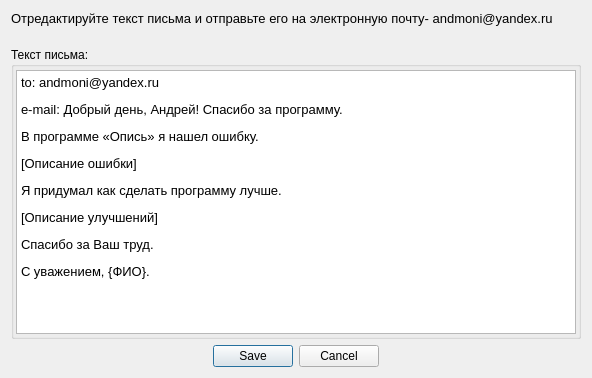
<?xml version="1.0" encoding="UTF-8"?>
<ui version="4.0">
 <class>DialogSendDevMail</class>
 <widget class="QDialog" name="DialogSendDevMail">
  <property name="windowModality">
   <enum>Qt::ApplicationModal</enum>
  </property>
  <property name="geometry">
   <rect>
    <x>0</x>
    <y>0</y>
    <width>592</width>
    <height>378</height>
   </rect>
  </property>
  <property name="windowTitle">
   <string>Письмо для разработчика</string>
  </property>
  <layout class="QVBoxLayout" name="verticalLayout">
   <item>
    <widget class="QLabel" name="label">
     <property name="font">
      <font>
       <pointsize>10</pointsize>
      </font>
     </property>
     <property name="text">
      <string>Отредактируйте текст письма и отправьте его на электронную почту- andmoni@yandex.ru
                        </string>
     </property>
    </widget>
   </item>
   <item>
    <widget class="QGroupBox" name="groupBox">
     <property name="toolTip">
      <string>Напишите текст письма для меня</string>
     </property>
     <property name="title">
      <string>Текст письма:</string>
     </property>
     <layout class="QVBoxLayout" name="verticalLayout_2">
      <property name="spacing">
       <number>6</number>
      </property>
      <property name="leftMargin">
       <number>2</number>
      </property>
      <property name="topMargin">
       <number>3</number>
      </property>
      <property name="rightMargin">
       <number>2</number>
      </property>
      <property name="bottomMargin">
       <number>2</number>
      </property>
      <item>
       <widget class="QTextEdit" name="textEdit">
        <property name="html">
         <string>&lt;!DOCTYPE HTML PUBLIC &quot;-//W3C//DTD HTML 4.0//EN&quot; &quot;http://www.w3.org/TR/REC-html40/strict.dtd&quot;&gt;
&lt;html&gt;&lt;head&gt;&lt;meta name=&quot;qrichtext&quot; content=&quot;1&quot; /&gt;&lt;style type=&quot;text/css&quot;&gt;
p, li { white-space: pre-wrap; }
&lt;/style&gt;&lt;/head&gt;&lt;body style=&quot; font-family:'MS Shell Dlg 2'; font-size:8.25pt; font-weight:400; font-style:normal;&quot;&gt;
&lt;p style=&quot; margin-top:0px; margin-bottom:0px; margin-left:0px; margin-right:0px; -qt-block-indent:0; text-indent:0px;&quot;&gt;&lt;span style=&quot; font-size:10pt;&quot;&gt;to: andmoni@yandex.ru&lt;/span&gt;&lt;/p&gt;
&lt;p style=&quot; margin-top:12px; margin-bottom:12px; margin-left:0px; margin-right:0px; -qt-block-indent:0; text-indent:0px;&quot;&gt;&lt;span style=&quot; font-size:10pt;&quot;&gt;e-mail: Добрый день, Андрей! Спасибо за программу.&lt;/span&gt;&lt;/p&gt;
&lt;p style=&quot; margin-top:12px; margin-bottom:12px; margin-left:0px; margin-right:0px; -qt-block-indent:0; text-indent:0px;&quot;&gt;&lt;span style=&quot; font-size:10pt;&quot;&gt;В программе «Опись» я нашел ошибку.&lt;/span&gt;&lt;/p&gt;
&lt;p style=&quot; margin-top:12px; margin-bottom:12px; margin-left:0px; margin-right:0px; -qt-block-indent:0; text-indent:0px;&quot;&gt;&lt;span style=&quot; font-size:10pt;&quot;&gt;[Описание ошибки]&lt;/span&gt;&lt;/p&gt;
&lt;p style=&quot; margin-top:12px; margin-bottom:12px; margin-left:0px; margin-right:0px; -qt-block-indent:0; text-indent:0px;&quot;&gt;&lt;span style=&quot; font-size:10pt;&quot;&gt;Я придумал как сделать программу лучше.&lt;/span&gt;&lt;/p&gt;
&lt;p style=&quot; margin-top:12px; margin-bottom:12px; margin-left:0px; margin-right:0px; -qt-block-indent:0; text-indent:0px;&quot;&gt;&lt;span style=&quot; font-size:10pt;&quot;&gt;[Описание улучшений]&lt;/span&gt;&lt;/p&gt;
&lt;p style=&quot; margin-top:12px; margin-bottom:12px; margin-left:0px; margin-right:0px; -qt-block-indent:0; text-indent:0px;&quot;&gt;&lt;span style=&quot; font-size:10pt;&quot;&gt;Спасибо за Ваш труд.&lt;/span&gt;&lt;/p&gt;
&lt;p style=&quot; margin-top:12px; margin-bottom:12px; margin-left:0px; margin-right:0px; -qt-block-indent:0; text-indent:0px;&quot;&gt;&lt;span style=&quot; font-size:10pt;&quot;&gt;С уважением, {ФИО}.&lt;/span&gt;&lt;/p&gt;&lt;/body&gt;&lt;/html&gt;</string>
        </property>
       </widget>
      </item>
     </layout>
    </widget>
   </item>
   <item>
    <widget class="QDialogButtonBox" name="buttonBox">
     <property name="orientation">
      <enum>Qt::Horizontal</enum>
     </property>
     <property name="standardButtons">
      <set>QDialogButtonBox::Cancel|QDialogButtonBox::Save</set>
     </property>
     <property name="centerButtons">
      <bool>true</bool>
     </property>
    </widget>
   </item>
  </layout>
 </widget>
 <resources/>
 <connections>
  <connection>
   <sender>buttonBox</sender>
   <signal>rejected()</signal>
   <receiver>DialogSendDevMail</receiver>
   <slot>reject()</slot>
   <hints>
    <hint type="sourcelabel">
     <x>335</x>
     <y>354</y>
    </hint>
    <hint type="destinationlabel">
     <x>368</x>
     <y>342</y>
    </hint>
   </hints>
  </connection>
  <connection>
   <sender>buttonBox</sender>
   <signal>accepted()</signal>
   <receiver>DialogSendDevMail</receiver>
   <slot>send_mail()</slot>
   <hints>
    <hint type="sourcelabel">
     <x>252</x>
     <y>358</y>
    </hint>
    <hint type="destinationlabel">
     <x>244</x>
     <y>343</y>
    </hint>
   </hints>
  </connection>
 </connections>
 <slots>
  <slot>send_mail()</slot>
 </slots>
</ui>
